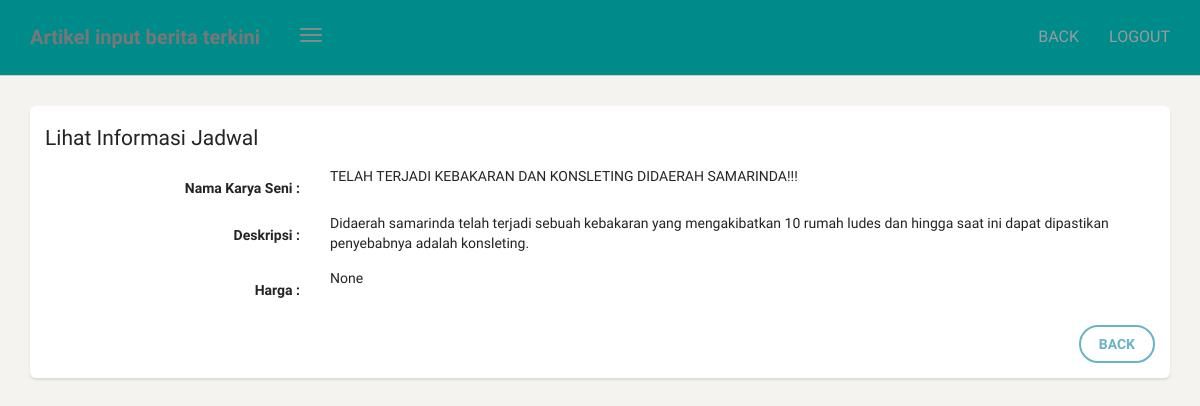
Screenshot of /dashboard/artikel/lihat/3 (signed in) with the database file from the repository.
### karya/models.py (models this page shows, shortened)
class Artikel(models.Model):
    nama = models.CharField(max_length=100,blank=True,null=True)
    deskripsi = models.CharField(max_length=100,blank=True,null=True)
    pencipta = models.CharField(max_length=100,blank=True,null=True)
    kategori = models.ForeignKey(Kategori, on_delete=models.CASCADE)
    harga = models.CharField(max_length=100,blank=True,null=True)
    class Meta:
        verbose_name_plural = "Artikel"

### karya/views.py (the view)
# urls.py: path('artikel/lihat/<str:id>',lihat_artikel, name='lihat_artikel'),
@login_required
def lihat_artikel(request, id):
    template_name = "back/lihat_artikel.html"
    artikel = Artikel.objects.get(id=id)
    context = {
        'title' : 'Lihat Informasi Jadwal',
        'artikel' : artikel,
    }
    return render(request, template_name, context)

### templates/back/lihat_artikel.html (shortened to what this page needs)
{% extends 'back/base.html' %}
{% block content %}
<div class="content">
            <div class="col-md-12">
                <div class="card">
                    <form class="form-horizontal" method="POST">
                        <div class="card-header">
                            <h4 class="card-title">
                                {{ title }}
                            </h4>
                        </div>
                        <div class="card-content">
                            <div class="form-group">
                                <label class="col-md-3 control-label">Nama Karya Seni  :</label>
                                <div class="col-md-9">
                                   {{ artikel.nama }}
                                </div>
                            </div>
                            <div class="form-group">
                                <label class="col-md-3 control-label">Deskripsi :</label>
                                <div class="col-md-9">
                                    {{ artikel.deskripsi }}
                                </div>
                            </div>
                            <div class="form-group">
                                <label class="col-md-3 control-label">Harga :</label>
                                <div class="col-md-9">
                                    {{ artikel.harga }}
                                </div>
                            </div>
                        </div>
                        <div class="card-footer text-right">
                            <div class="form-group">
                                <label class="col-md-3"></label>
                                <div class="col-md-9">
                                    <a class="btn btn-info" href="{% url 'tabel_artikel' %}">BACK</a>
                                </div>
                            </div>
                        </div>
                    </form>
                </div>
            </div>
        </div>
    </div>
{% endblock content %}

### rows the page displays
Artikel: nama "TELAH TERJADI KEBAKARAN DAN KONSLETING DIDAERAH SAMARINDA!!!", deskripsi "Didaerah samarinda telah terjadi sebuah kebakaran yang mengakibatkan 10 rumah ludes dan hingga saat ini dapat dipastikan penyebabnya adalah konsleting.", harga "None"

### other values shown
{{ title }} "Lihat Informasi Jadwal"
